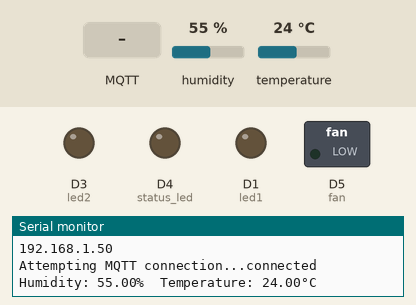
A sketch run on a simulated ESP8266 (NodeMCU). Parts: switched loads named in the sketch (green lamp = pin HIGH), output pins drawn as LEDs (lit = HIGH), the last lines printed to the serial monitor. Inputs (shaded band) come from the test bench; at power-on: humidity 55 %, temperature 24 °C. WiFi joins after 1.5 s; servers stay silent unless stated; random numbers use the default seed unless the sketch sets one; no MQTT or app messages arrive unless stated.

Above: at 2.7 s.
2.8 s: MQTT message "led1_ON" arrives on the first subscribed topic
At 3.6 s:
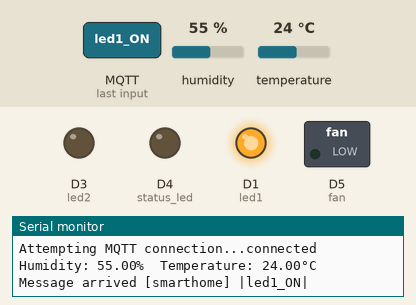
4.3 s: MQTT message "fan_ON" arrives on the first subscribed topic
At 4.8 s:
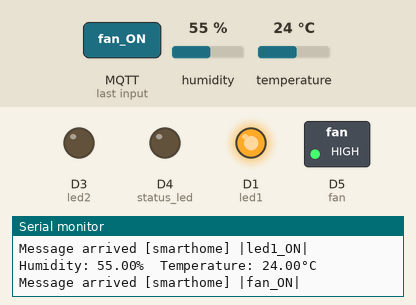
5.8 s: MQTT message "led1_OFF" arrives on the first subscribed topic
At 7.0 s:
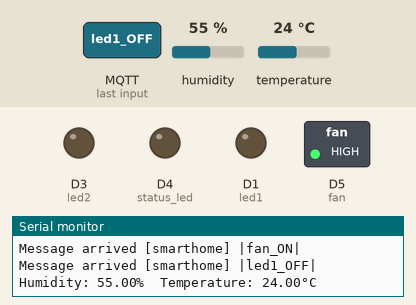
7.3 s: MQTT message "led2_ON" arrives on the first subscribed topic
At 8.2 s:
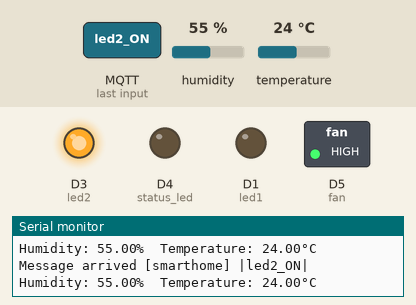
8.8 s: MQTT message "fan_OFF" arrives on the first subscribed topic
At 9.4 s:
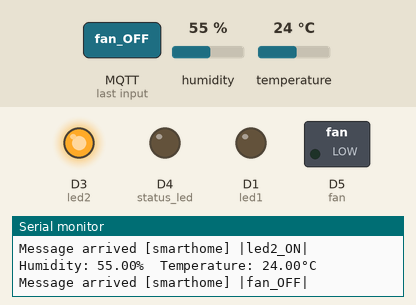
10.3 s: MQTT message "led3_ON" arrives on the first subscribed topic
At 11.7 s:
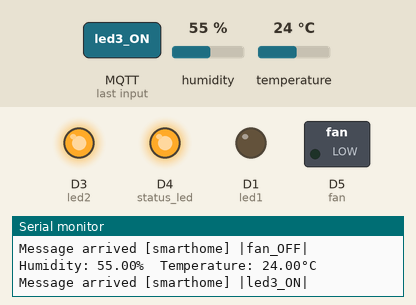
Timing chart, 0 to 12.8 s (numbered marks = the images above; inputs shaded):
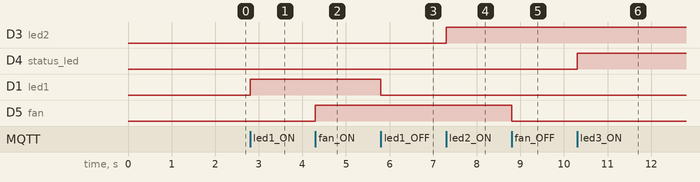

Measured:
- after the input at 2.8 s, D1 (led1): LOW → HIGH at once
- after the input at 4.3 s, D5 (fan): LOW → HIGH at once
- after the input at 5.8 s, D1 (led1): HIGH → LOW at once
- after the input at 7.3 s, D3 (led2): LOW → HIGH at once
- after the input at 8.8 s, D5 (fan): HIGH → LOW at once
- after the input at 10.3 s, D4 (status_led): LOW → HIGH at once

The sketch:

sketch.ino
```cpp
#include <ESP8266WiFi.h>
#include <PubSubClient.h>
#include "DHT.h"

#define status_led BUILTIN_LED

#define led1 D1 // 1 room
#define led2 D3 // 2 room
#define led3 D4 // 3 room
#define sen D2  // temperature and humidity sensor
#define fan D5
#define DHTTYPE DHT11
DHT dht(sen, DHTTYPE);

const char* ssid = "YOUR-SSID";
const char* password = "YOUR-PASSWORD";
const char* mqtt_server = "192.168.0.109"; // адрес mqtt сервера

WiFiClient espClient;
PubSubClient client(espClient);
long lastMsg = 0;
char msg[50];
int value = 0;
int last_pub_time = 0;


void setup_wifi() {

  delay(10);
  Serial.println();
  Serial.print("Connecting to ");
  Serial.println(ssid);
  WiFi.begin(ssid, password);
  while (WiFi.status() != WL_CONNECTED) {
    delay(500);
    Serial.print(".");
  }
  randomSeed(micros());
  Serial.println("");
  Serial.println("WiFi connected");
  Serial.println("IP address: ");
  Serial.println(WiFi.localIP());
}

void callback(char* topic, byte* payload, unsigned int length) {
  Serial.print("Message arrived [");
  Serial.print(topic);
  Serial.print("] ");
  String msg = "";
  for (int i = 0; i < length; i++) {
    msg += (char)payload[i];
  }
  Serial.println('|' + msg + '|');
  if      (msg == "led1_ON")
    lightOn(led1);
  else if (msg == "led1_OFF")
    lightOff(led1);

  else if (msg == "led2_ON")
    lightOn(led2);
  else if (msg == "led2_OFF")
    lightOff(led2);

  else if (msg == "led3_ON")
    lightOn(led3);
  else if (msg == "led3_OFF")
    lightOff(led3);

  else if (msg == "fan_ON")
    fanOn();
  else if (msg == "fan_OFF")
    fanOff();
}

void reconnect() {
  while (!client.connected()) {
    Serial.print("Attempting MQTT connection...");
    String clientId = "lens_5kchta2dWhdRS2AQz0TeTuhplPE";
    clientId += String(random(0xffff), HEX);
    // Attempt to connect
    if (client.connect(clientId.c_str(), "openhabian", "openhabian")) {
      Serial.println("connected");
      client.subscribe("smarthome");
    } else {
      Serial.print("failed, rc=");
      Serial.print(client.state());
      Serial.println(" try again in 5 seconds");
      delay(5000);
    }
  }
}

void setup() {
  pinMode(led1, OUTPUT);
  pinMode(led2, OUTPUT);
  pinMode(led3, OUTPUT);
  pinMode(fan, OUTPUT);
  pinMode(status_led, OUTPUT);
  dht.begin();
  Serial.begin(115200);
  setup_wifi();
  client.setServer(mqtt_server, 1883);
  client.setCallback(callback);
}

void loop() {

  if (!client.connected()) {
    reconnect();
  }

  getTemp();
  client.loop();
}

long previousMillis = 0;
long interval = 2000;

void getTemp() {
  unsigned long currentMillis = millis();
  if (currentMillis - previousMillis > interval) {
    previousMillis = currentMillis;
    float h = dht.readHumidity();
    // Read temperature as Celsius (the default)
    float t = dht.readTemperature();
    Serial.print(F("Humidity: "));
    Serial.print(h);
    Serial.print(F("%  Temperature: "));
    Serial.print(t);
    Serial.println(F("°C "));
    String ts = "";
    ts += t;
    char temp[ts.length()];
    ts.toCharArray(temp, ts.length());
    client.publish("temp", temp);
    String hs = "";
    hs += h;
    char hum[hs.length()];
    hs.toCharArray(hum, hs.length());
    client.publish("hum", hum);
  }

}


//void lightOn(int led) {
//  Serial.println("SWITCHING LED");
//  for (int i = 0; i < 255; i++) {
//    analogWrite(led, i);
//    delay(10);
//  }
//}
//void lightOff(int led) {
//  Serial.println("SWITCHING LED");
//  for (int i = 255; i > 0; i--) {
//    analogWrite(led, i);
//    delay(10);
//  }
//}

void lightOn(int led) {
  digitalWrite(led, HIGH);
}
void lightOff(int led) {
  digitalWrite(led, LOW);
}
void fanOn() {
  digitalWrite(fan, HIGH);
}
void fanOff() {
  digitalWrite(fan, LOW);
}
```
